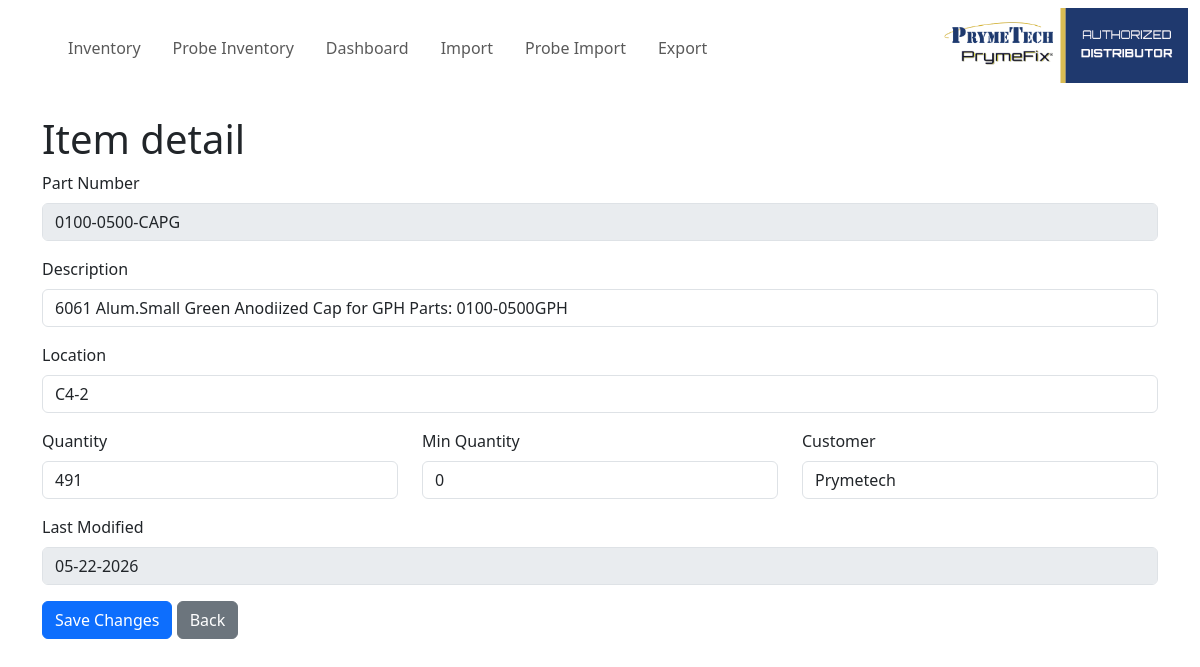
Before: /22 with the older database file.
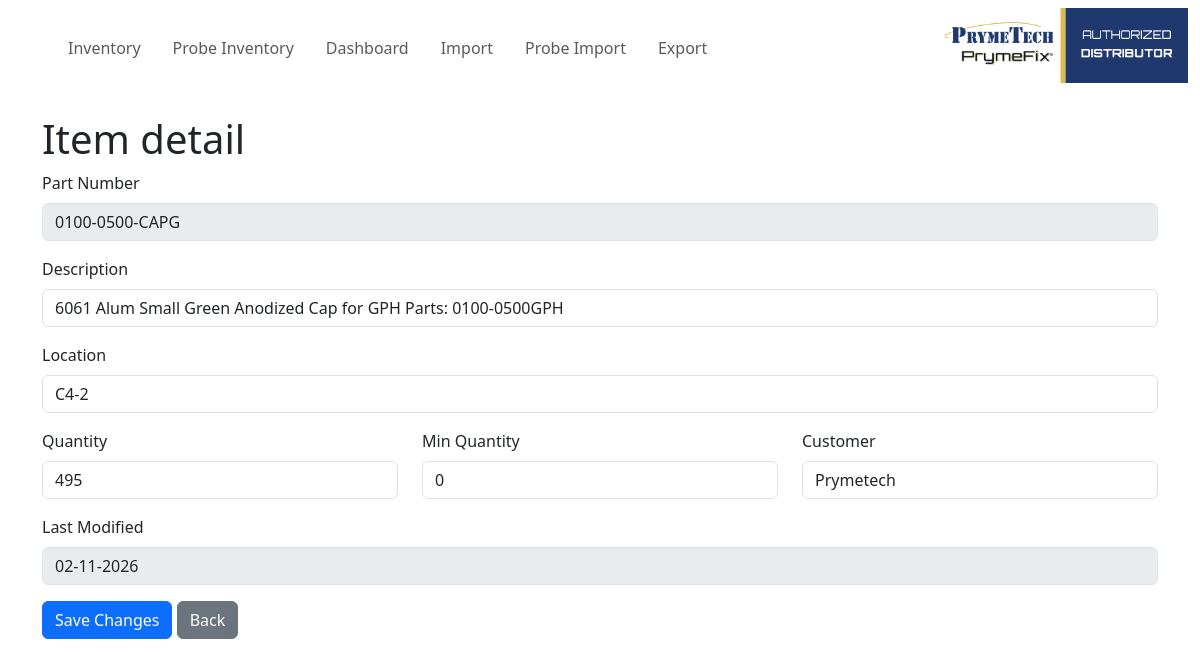
After: the same page with the newer database file.
### tables this page shows
CREATE TABLE inventory (
  id INTEGER PRIMARY KEY AUTOINCREMENT,
  part_number TEXT NOT NULL UNIQUE,
  description TEXT,
  location TEXT,
  quantity INTEGER NOT NULL DEFAULT 0,
  min_quantity INTEGER NOT NULL DEFAULT 0,
  customer TEXT,
  last_modify_date TEXT NOT NULL
);

### app.py (the view, shortened to what this page needs)
@app.route("/<int:item_id>", methods=["GET", "POST"])
def item_detail(item_id):
    conn = get_conn()
    row = conn.execute("SELECT * FROM inventory WHERE id = ?", (item_id,)).fetchone()
    if row is None:
        flash("Item not found.", "error")
        return redirect(url_for("inventory_list"))
    item = serialize_row(row)
    return render_template("item_detail.html", item=item)

### app.py (called while the page is built)
def get_conn():
    return import_inventory.get_db_connection(DB_PATH)

def serialize_row(row):
    return {key: row[key] for key in row.keys()}

### import_inventory.py (called while the page is built)
def get_db_connection(db_path=DB_PATH):
    conn = sqlite3.connect(db_path, isolation_level=None, detect_types=sqlite3.PARSE_DECLTYPES)
    conn.row_factory = sqlite3.Row
    conn.execute("PRAGMA foreign_keys = ON")
    ensure_schema(conn)
    return conn

def ensure_schema(conn):
    if not os.path.exists(SCHEMA_FILE):
        return
    with open(SCHEMA_FILE, "r", encoding="utf-8") as fp:
        conn.executescript(fp.read())

### templates/item_detail.html (shortened to what this page needs)
{% extends 'layout.html' %}
{% block content %}
  <h1>Item detail</h1>
  <form method="post">
    <div class="mb-3">
      <label class="form-label">Part Number</label>
      <input class="form-control" value="{{ item.part_number }}" disabled>
    </div>
    <div class="mb-3">
      <label class="form-label">Description</label>
      <input class="form-control" name="description" value="{{ item.description or '' }}">
    </div>
    <div class="mb-3">
      <label class="form-label">Location</label>
      <input class="form-control" name="location" value="{{ item.location or '' }}">
    </div>
    <div class="row">
      <div class="col-md-4 mb-3">
        <label class="form-label">Quantity</label>
        <input class="form-control" name="quantity" type="number" value="{{ item.quantity }}">
      </div>
      <div class="col-md-4 mb-3">
        <label class="form-label">Min Quantity</label>
        <input class="form-control" name="min_quantity" type="number" value="{{ item.min_quantity }}">
      </div>
      <div class="col-md-4 mb-3">
        <label class="form-label">Customer</label>
        <input class="form-control" name="customer" value="{{ item.customer or '' }}">
      </div>
    </div>
    <div class="mb-3">
      <label class="form-label">Last Modified</label>
      <input class="form-control" value="{{ item.last_modify_date }}" disabled>
    </div>
    <button class="btn btn-primary" type="submit">Save Changes</button>
    <a class="btn btn-secondary" href="{{ url_for('inventory_list') }}">Back</a>
  </form>
{% endblock %}

Changed rows visible on the page:
changed inventory "0100-0500-CAPG": description "6061 Alum.Small Green Anodiized Cap for GPH Parts: 0100-0500GPH" → "6061 Alum Small Green Anodized Cap for GPH Parts: 0100-0500GPH"; quantity "491" → "495"; last_modify_date "05-22-2026" → "02-11-2026"
